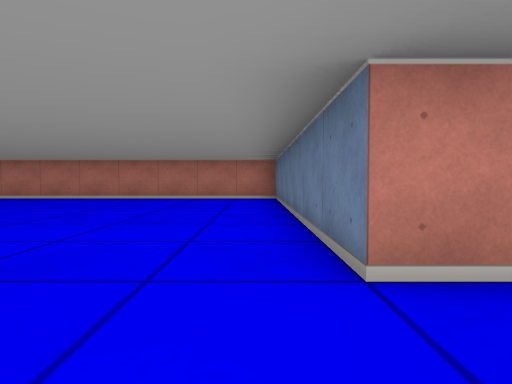
View 1 (above)

18 first-person views from a walk through a cub3D maze. The camera is about half as high as the walls, tilts 2° down and sees 75° across. The floor is counted in squares. Each view is taken from the middle of a square. On the plan, view 1 faces up. The plan holds only what a view shows up to about 9 squares ahead; the rest is blank.

View 2
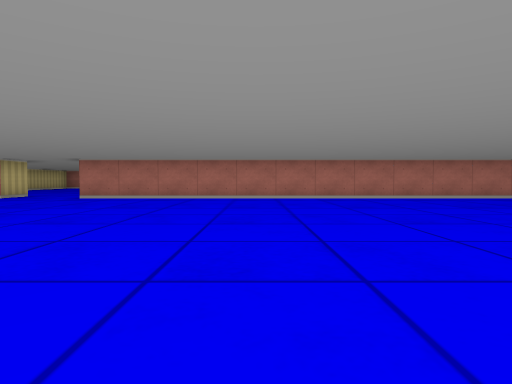

View 3
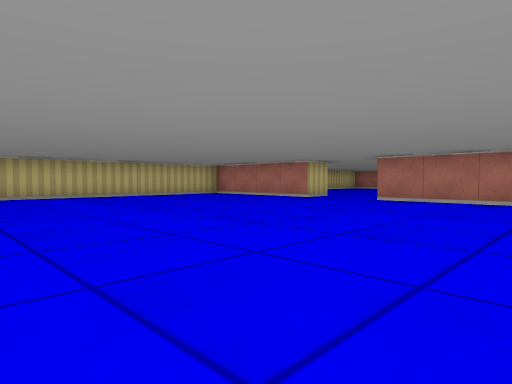

View 4
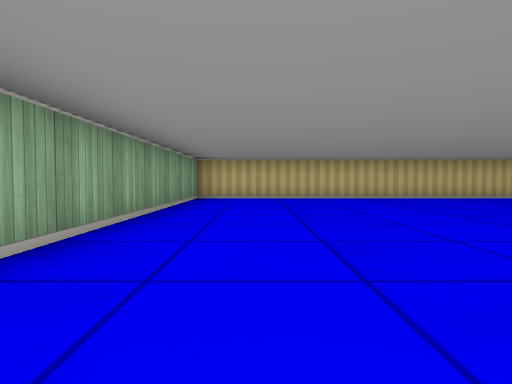

View 5
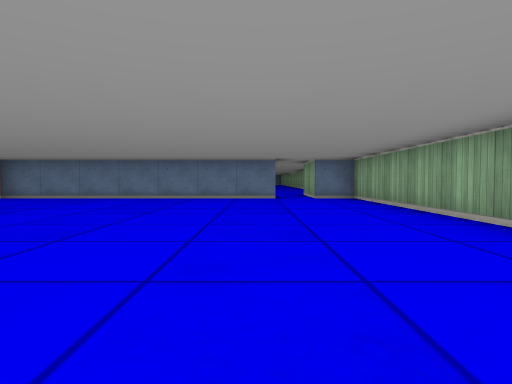

View 6
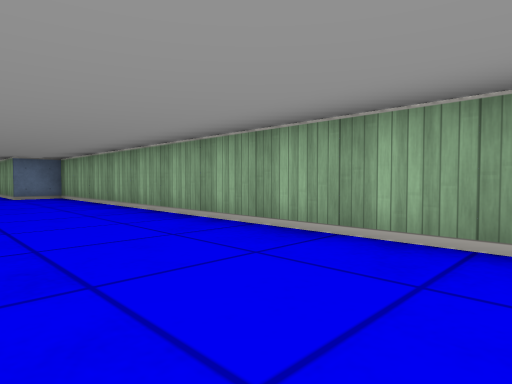

View 7
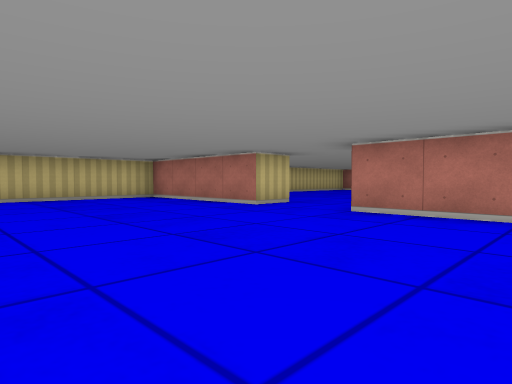

View 8
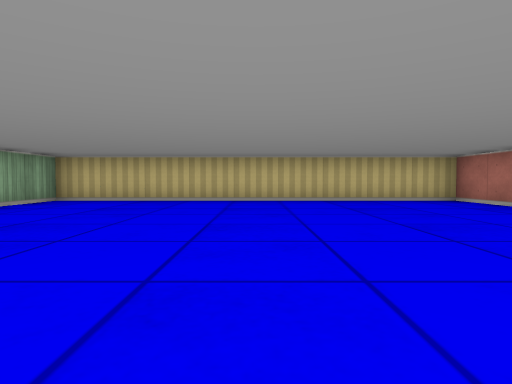

View 9
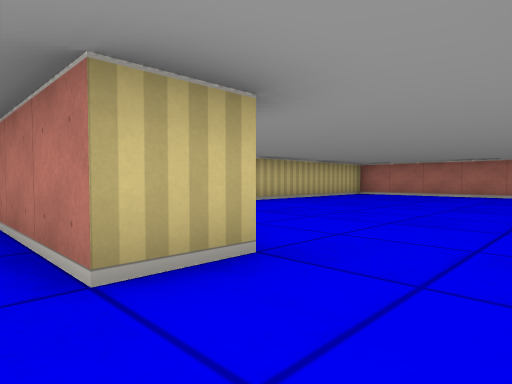

View 10
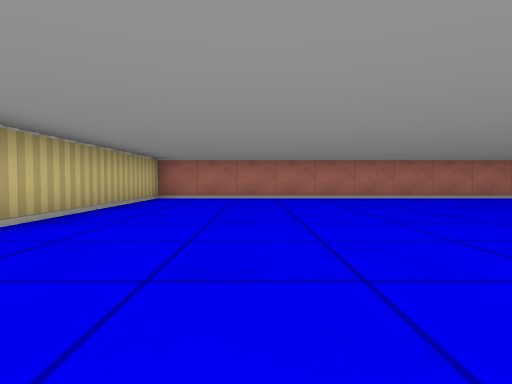

View 11
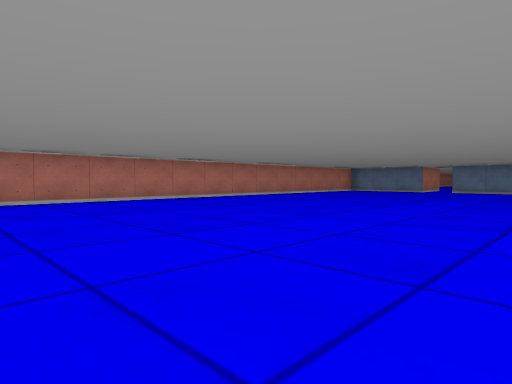

View 12
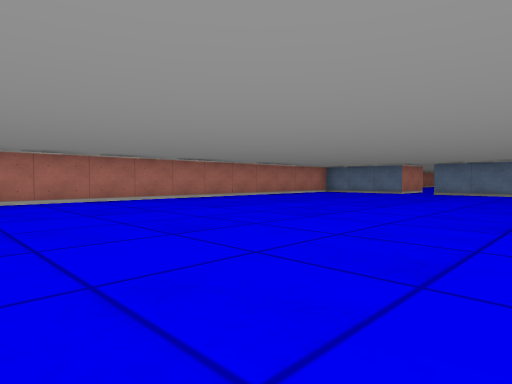

View 13
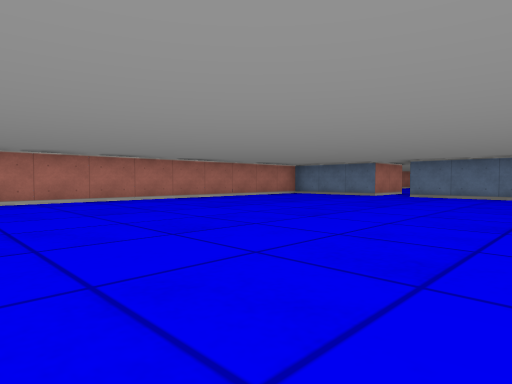

View 14
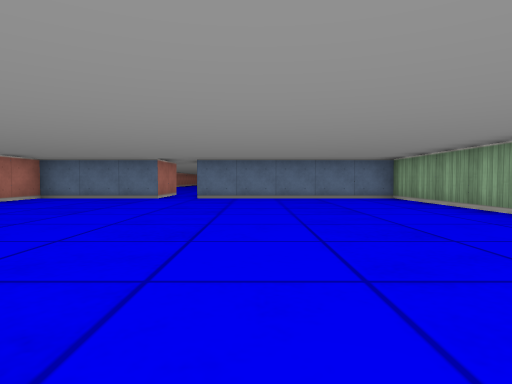

View 15
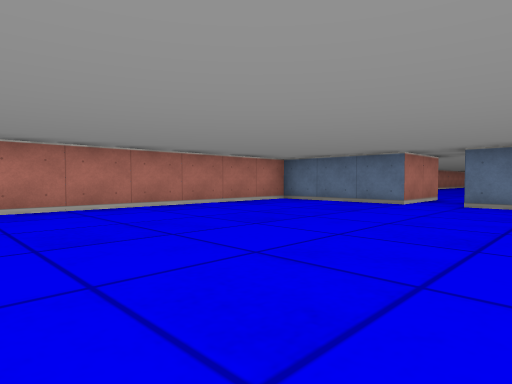

View 16
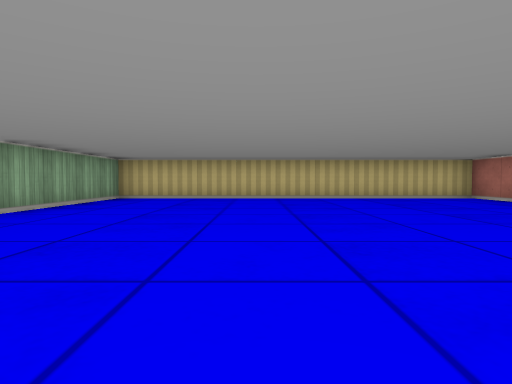

View 17
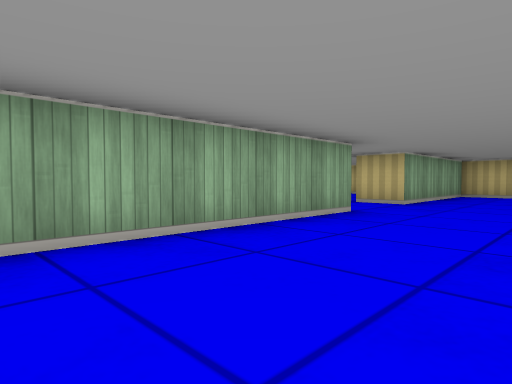

View 18
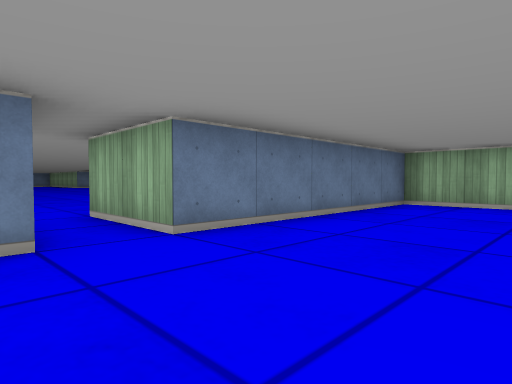

### Floor plan
Points are (right, up) in squares from view 1. A wall is a line through its corners. A room is listed if a view was taken in it or the views show most of it. See-through windows are left out.
Room 1 (views 1, 2, 3, 4, 5, 6, 7, 8, 9)
walls: (-8.8, -0.5) (0.5, -0.5) (0.5, 0.5) (2.2, 0.5); (-13.5, 8.5) (-17.5, 8.5) (-17.5, -0.5) (-10.9, -0.5); (1.2, 1.5) (0.5, 1.5) (0.5, 8.5) (-11.5, 8.5)
ways out: opening at (-12.5, 9) to room 2; opening at (1.5, 1)
Room 2 (views 10, 11, 12, 13, 14, 15, 16, 17, 18)
walls: (-11.6, 9.5) (-7.2, 9.5); (-3.5, 9.5) (0.5, 9.5) (0.5, 14.5) (2.5, 14.5); (2.6, 15.5) (0.5, 15.5) (0.5, 18.5) (-17.5, 18.5) (-17.5, 9.5) (-13.5, 9.5) (-13.5, 8.5)
ways out: opening at (-12.5, 9) to room 1; opening at (1.5, 15)

Positions as (right, up) in squares from view 1, and headings:
1: (0, 0), facing up
2: (-7, 0), facing up
3: (-8, 1), facing up-left
4: (-9, 1), facing left
5: (-8, 2), facing right
6: (-9, 2), facing down-right
7: (-9, 4), facing up-left
8: (-10, 4), facing left
9: (-12, 8), facing up-left
10: (-15, 10), facing up
11: (-13, 11), facing up-right
12: (-11, 11), facing up-right
13: (-9, 11), facing up-right
14: (-8, 13), facing right
15: (-6, 13), facing up-right
16: (-9, 13), facing left
17: (-7, 12), facing down-left
18: (-2, 16), facing down-right
